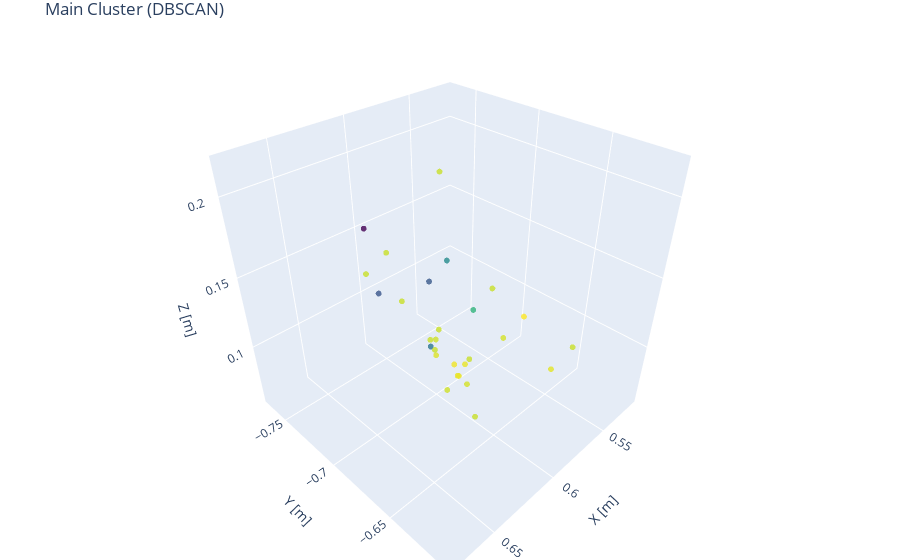

The notebook cell saved with this chart:
### Markdown cell above
## Кластеризация

### Code cell
# Кластеризация
labels, main_cluster, outliers = largest_cluster_outliers(filtered, eps=0.1, min_samples=20)

print(f"Главный кластер: {main_cluster.shape[0]} точек")
print(f"Выбросы: {outliers.shape[0]} точек")

# Визуализируем
visualize_cloud(main_cluster, title="Main Cluster (DBSCAN)")

### Figure 1 — Plotly figure (JSON) as saved in the notebook; plotly's stock layout.template omitted (floating-point values rounded to 4 significant figures)
{"data": [{"marker": {"color": [150.0, 60.0, 150.0, 150.0, 107.0, 87.0, 150.0, 150.0, 124.0, 150.0, 98.0, 158.0, 152.0, 150.0, 155.0, 150.0, 154.0, 151.0, 150.0, 86.0, 151.0, 155.0, 150.0, 156.0, 150.0, 155.0, 153.0, 152.0], "colorscale": [[0, "#440154"], [0.1111, "#482878"], [0.2222, "#3e4989"], [0.3333, "#31688e"], [0.4444, "#26828e"], [0.5556, "#1f9e89"], [0.6667, "#35b779"], [0.7778, "#6ece58"], [0.8889, "#b5de2b"], [1, "#fde725"]], "opacity": 0.8, "size": 2}, "mode": "markers", "type": "scatter3d", "x": [0.602, 0.593, 0.599, 0.601, 0.599, 0.597, 0.601, 0.597, 0.595, 0.601, 0.595, 0.601, 0.599, 0.605, 0.6, 0.599, 0.597, 0.6, 0.603, 0.592, 0.597, 0.6, 0.598, 0.603, 0.597, 0.602, 0.596, 0.599], "y": [-0.693, -0.773, -0.744, -0.764, -0.691, -0.708, -0.729, -0.659, -0.674, -0.696, -0.71, -0.634, -0.648, -0.667, -0.681, -0.605, -0.617, -0.69, -0.663, -0.764, -0.703, -0.675, -0.707, -0.681, -0.704, -0.678, -0.704, -0.674], "z": [0.214, 0.146, 0.143, 0.119, 0.161, 0.138, 0.115, 0.157, 0.134, 0.111, 0.086, 0.154, 0.131, 0.108, 0.083, 0.15, 0.127, 0.065, 0.063, 0.099, 0.097, 0.096, 0.095, 0.094, 0.088, 0.086, 0.083, 0.08]}], "layout": {"margin": {"b": 0, "l": 0, "r": 0, "t": 30}, "scene": {"aspectmode": "manual", "aspectratio": {"x": 1, "y": 1, "z": 1}, "xaxis": {"range": [0.5145, 0.6825], "title": {"text": "X [m]"}}, "yaxis": {"range": [-0.773, -0.605], "title": {"text": "Y [m]"}}, "zaxis": {"range": [0.0545, 0.2225], "title": {"text": "Z [m]"}}}, "title": {"text": "Main Cluster (DBSCAN)"}}}
